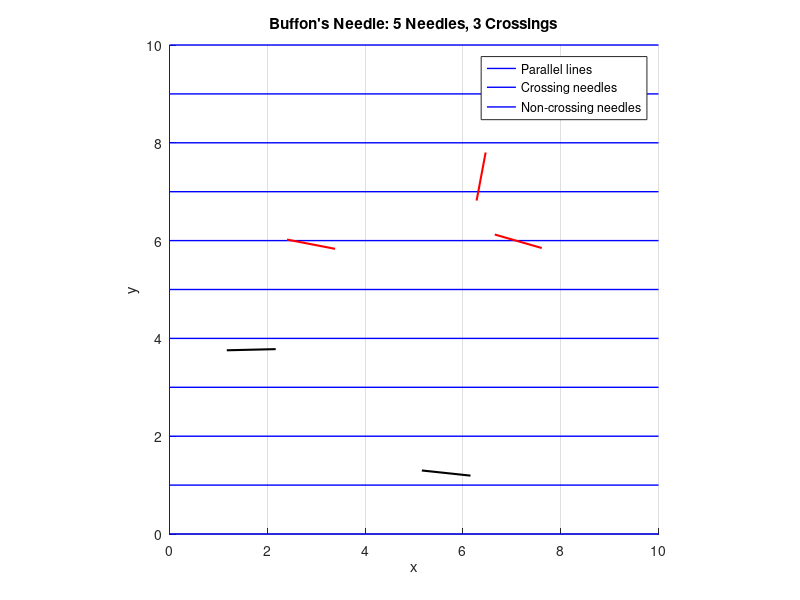

This figure's MATLAB source:
% Buffon's Needle Tossing Experiment Simulation

L = 1;                         % Length of each needle
d = 1;                         % Distance between parallel lines
num_needles = input('Enter the number of needles: ');

% Validate input
if num_needles <= 0 || num_needles ~= floor(num_needles)
    error('Enter a positive integer for the number of needles.');
end

% Define the plotting area
a = 0;
b = 10;

% Set random seed for reproducible results
rng(1234);

% Generate random angles and needle center coordinates
angles = pi * rand(1, num_needles);
xr = 1 + (b - 2) * rand(1, num_needles);
yr = 1 + (b - 2) * rand(1, num_needles);

% Determine whether each needle crosses a line
crossings = abs(yr - round(yr)) <= (L/2) .* sin(angles);

% Estimate pi using Buffon's Needle formula
num_crossings = sum(crossings);

if num_crossings == 0
    pi_estimate = NaN;
    rel_error = NaN;
else
    pi_estimate = (2 * L * num_needles) / ...
        (d * num_crossings);
    rel_error = abs(pi - pi_estimate) / pi;
end

% Display results
fprintf('\n--- Buffon''s Needle Results ---\n');
fprintf('Number of needles = %d\n', num_needles);
fprintf('Number of crossings = %d\n', num_crossings);
fprintf('Estimated pi = %.6f\n', pi_estimate);
fprintf('Actual pi = %.6f\n', pi);
fprintf('Relative error = %.6f\n', rel_error);

if ~isnan(rel_error)
    fprintf('Relative error (percentage) = %.4f%%\n', ...
        rel_error * 100);
end

% Visualization
figure;
hold on;

% Draw parallel horizontal lines
for yy = a:d:b
    plot([a b], [yy yy], 'b-', 'LineWidth', 1);
end

% Draw needles
for i = 1:num_needles
    t = angles(i);

    x1 = xr(i) - (L/2) * cos(t);
    x2 = xr(i) + (L/2) * cos(t);
    y1 = yr(i) - (L/2) * sin(t);
    y2 = yr(i) + (L/2) * sin(t);

    if crossings(i)
        plot([x1 x2], [y1 y2], 'r-', 'LineWidth', 1.5);
    else
        plot([x1 x2], [y1 y2], 'k-', 'LineWidth', 1.5);
    end
end

axis equal;
xlim([a b]);
ylim([a b]);
grid on;
xlabel('x');
ylabel('y');

title(sprintf('Buffon''s Needle: %d Needles, %d Crossings', ...
    num_needles, num_crossings));

legend('Parallel lines', 'Crossing needles', ...
    'Non-crossing needles', 'Location', 'best');

hold off;
